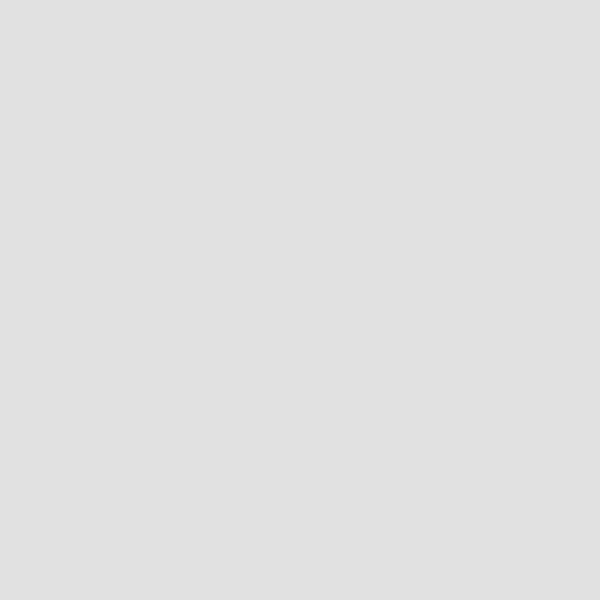
Frame 1 (no input)
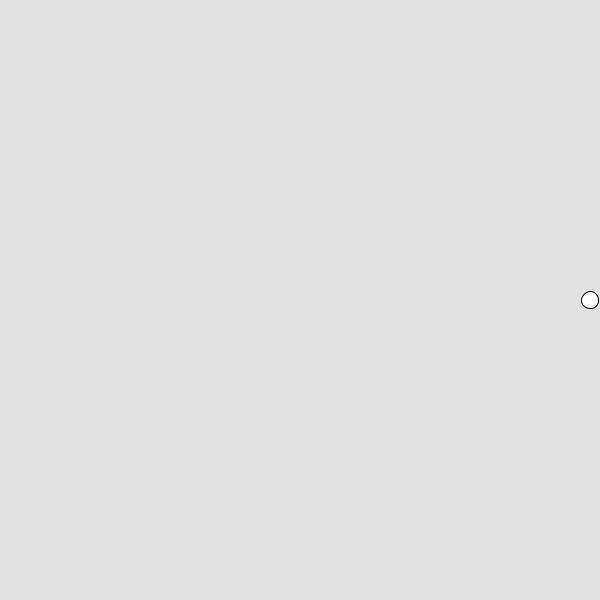
Frame 60 (the mouse pressed at the canvas centre just before this capture)
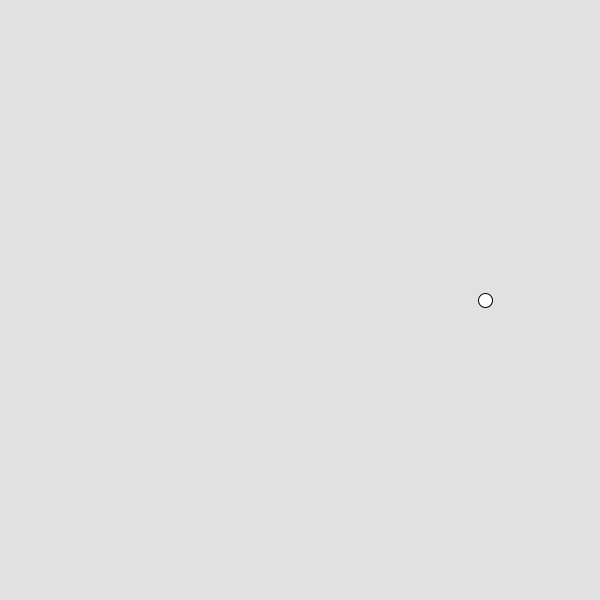
Frame 120 (the mouse held since frame 60 and released just before this capture)

The Processing sketch that drew these frames (run headless with seeded random() and noise(); from frame 60 on, the mouse is pressed at the canvas centre):

// Processing sketch: sketch_250213b
// ── sketch_250213b.pde
//circle going left to right

int x;
int y;

void setup() {
  size(600,600);
  x=0;
}

void draw() {
  background(225);
  ellipse(x,300,y,y);
  x=x+5;
  if(x>700)
  x=0;
  x=x+5;
  y=y+1;
  if (y>30)
  y=10;
  
}
